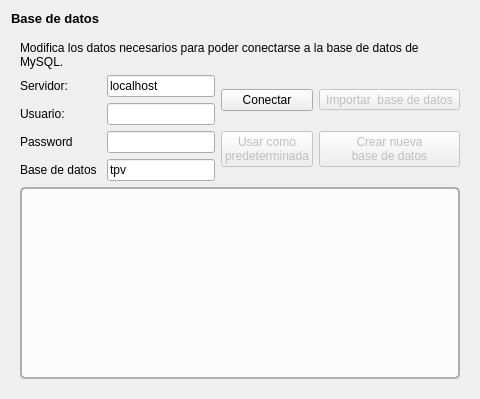
     <widget class="QWidget" name="stackPage1">
      <attribute name="icon">
       <iconset resource="../../icons.qrc">
        <normaloff>:/actions/images/actions/color_18/connect.png</normaloff>:/actions/images/actions/color_18/connect.png</iconset>
      </attribute>
      <attribute name="title">
       <string>Base datos</string>
      </attribute>
      <layout class="QVBoxLayout" name="verticalLayout_5">
       <item>
        <widget class="QLabel" name="label_4">
         <property name="font">
          <font>
           <pointsize>10</pointsize>
           <weight>75</weight>
           <bold>true</bold>
          </font>
         </property>
         <property name="text">
          <string>Base de datos</string>
         </property>
        </widget>
       </item>
       <item>
        <widget class="QWidget" name="widget" native="true">
         <layout class="QVBoxLayout" name="verticalLayout_3">
          <item>
           <widget class="QLabel" name="label">
            <property name="sizePolicy">
             <sizepolicy hsizetype="Expanding" vsizetype="Preferred">
              <horstretch>0</horstretch>
              <verstretch>0</verstretch>
             </sizepolicy>
            </property>
            <property name="text">
             <string>Modifica los datos necesarios para poder conectarse a la base de datos de MySQL.</string>
            </property>
            <property name="wordWrap">
             <bool>true</bool>
            </property>
           </widget>
          </item>
          <item>
           <layout class="QHBoxLayout" name="horizontalLayout_6">
            <item>
             <layout class="QFormLayout" name="formLayout_2">
              <item row="0" column="0">
               <widget class="QLabel" name="label_2">
                <property name="text">
                 <string>Servidor: </string>
                </property>
               </widget>
              </item>
              <item row="0" column="1">
               <widget class="QLineEdit" name="tserver">
                <property name="sizePolicy">
                 <sizepolicy hsizetype="Fixed" vsizetype="Fixed">
                  <horstretch>0</horstretch>
                  <verstretch>0</verstretch>
                 </sizepolicy>
                </property>
                <property name="text">
                 <string>localhost</string>
                </property>
               </widget>
              </item>
              <item row="1" column="0">
               <widget class="QLabel" name="label_3">
                <property name="text">
                 <string>Usuario:  </string>
                </property>
               </widget>
              </item>
              <item row="1" column="1">
               <widget class="QLineEdit" name="tuser">
                <property name="sizePolicy">
                 <sizepolicy hsizetype="Fixed" vsizetype="Fixed">
                  <horstretch>0</horstretch>
                  <verstretch>0</verstretch>
                 </sizepolicy>
                </property>
                <property name="text">
                 <string/>
                </property>
               </widget>
              </item>
              <item row="2" column="0">
               <widget class="QLabel" name="label_5">
                <property name="text">
                 <string>Password</string>
                </property>
               </widget>
              </item>
              <item row="2" column="1">
               <widget class="QLineEdit" name="tpass">
                <property name="sizePolicy">
                 <sizepolicy hsizetype="Fixed" vsizetype="Fixed">
                  <horstretch>0</horstretch>
                  <verstretch>0</verstretch>
                 </sizepolicy>
                </property>
                <property name="echoMode">
                 <enum>QLineEdit::Password</enum>
                </property>
               </widget>
              </item>
              <item row="3" column="0">
               <widget class="QLabel" name="lbldb">
                <property name="text">
                 <string>Base de datos </string>
                </property>
               </widget>
              </item>
              <item row="3" column="1">
               <widget class="QLineEdit" name="tdb">
                <property name="sizePolicy">
                 <sizepolicy hsizetype="Fixed" vsizetype="Fixed">
                  <horstretch>0</horstretch>
                  <verstretch>0</verstretch>
                 </sizepolicy>
                </property>
                <property name="text">
                 <string>tpv</string>
                </property>
               </widget>
              </item>
             </layout>
            </item>
            <item>
             <layout class="QGridLayout" name="gridLayout_6">
              <item row="0" column="0">
               <widget class="QPushButton" name="bprobar">
                <property name="text">
                 <string>Conectar</string>
                </property>
                <property name="icon">
                 <iconset resource="../../icons.qrc">
                  <normaloff>:/actions/images/actions/color_18/connect.png</normaloff>:/actions/images/actions/color_18/connect.png</iconset>
                </property>
               </widget>
              </item>
              <item row="1" column="0">
               <widget class="QPushButton" name="bset">
                <property name="enabled">
                 <bool>false</bool>
                </property>
                <property name="text">
                 <string>Usar como
predeterminada</string>
                </property>
                <property name="icon">
                 <iconset resource="../../icons.qrc">
                  <normaloff>:/actions/images/actions/color_18/checkmark2.png</normaloff>:/actions/images/actions/color_18/checkmark2.png</iconset>
                </property>
               </widget>
              </item>
              <item row="0" column="1">
               <widget class="QToolButton" name="tbImportar">
                <property name="enabled">
                 <bool>false</bool>
                </property>
                <property name="sizePolicy">
                 <sizepolicy hsizetype="Preferred" vsizetype="Fixed">
                  <horstretch>0</horstretch>
                  <verstretch>0</verstretch>
                 </sizepolicy>
                </property>
                <property name="text">
                 <string>Importar  base de datos</string>
                </property>
                <property name="icon">
                 <iconset resource="../../icons.qrc">
                  <normaloff>:/actions/images/actions/color_18/download2.png</normaloff>:/actions/images/actions/color_18/download2.png</iconset>
                </property>
                <property name="toolButtonStyle">
                 <enum>Qt::ToolButtonTextBesideIcon</enum>
                </property>
               </widget>
              </item>
              <item row="1" column="1">
               <widget class="QPushButton" name="bcreate">
                <property name="enabled">
                 <bool>false</bool>
                </property>
                <property name="text">
                 <string>Crear nueva
base de datos</string>
                </property>
                <property name="icon">
                 <iconset resource="../../icons.qrc">
                  <normaloff>:/actions/images/actions/color_18/point.png</normaloff>:/actions/images/actions/color_18/point.png</iconset>
                </property>
               </widget>
              </item>
             </layout>
            </item>
           </layout>
          </item>
          <item>
           <widget class="QTextBrowser" name="display">
            <property name="enabled">
             <bool>false</bool>
            </property>
            <property name="sizePolicy">
             <sizepolicy hsizetype="Expanding" vsizetype="Expanding">
              <horstretch>0</horstretch>
              <verstretch>0</verstretch>
             </sizepolicy>
            </property>
            <property name="styleSheet">
             <string>background-color: rgb(252, 252, 252);
border: 2px solid rgb(175, 175, 175);
border-radius:5px;
color:rgb(32, 158, 204);</string>
            </property>
           </widget>
          </item>
         </layout>
        </widget>
       </item>
      </layout>
     </widget>
